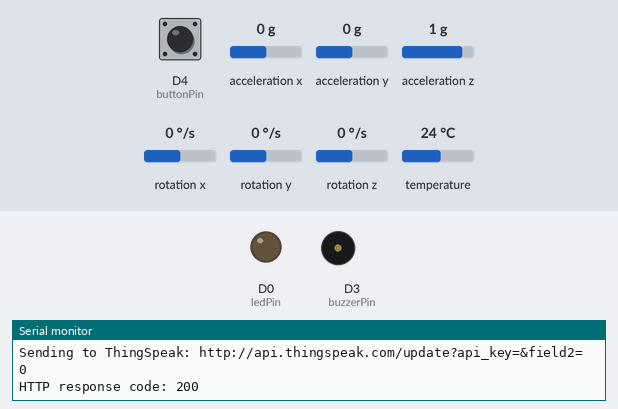
A sketch run on a simulated ESP8266 (NodeMCU). On the bench: output pins drawn as LEDs (lit = HIGH), buzzer (waves = sounding, pin HIGH), the last lines printed to the serial monitor. The inputs (shaded band) are chosen by the test bench; at power-on: acceleration z 1 g, D4 (buttonPin) HIGH, acceleration x 0 g, acceleration y 0 g, rotation x 0 °/s, rotation y 0 °/s, rotation z 0 °/s, temperature 24 °C. WiFi joins after 1.5 s; servers stay silent unless stated; web services answer with replies made up by the test bench.

Above: at 3.2 s.
3.3 s: acceleration z set to 0.6 g
At 4.9 s:
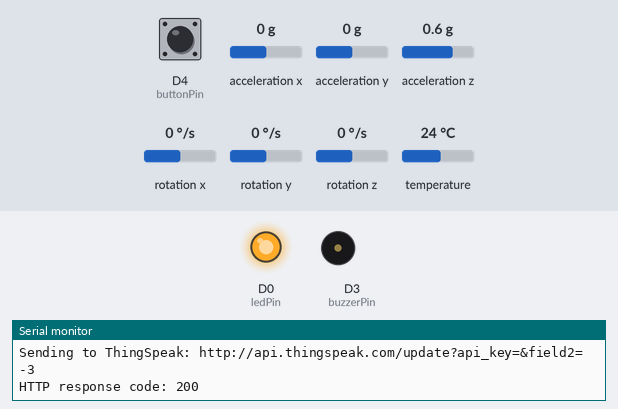
5.5 s: D4 (buttonPin) pulled LOW for 1.1 s
At 9.2 s:
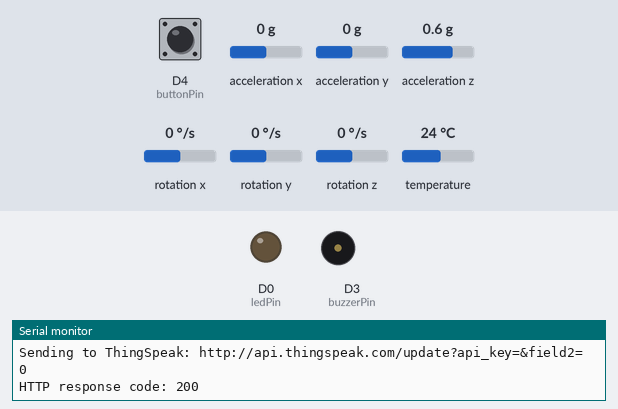
9.5 s: acceleration z set to 0.2 g
At 11.9 s:
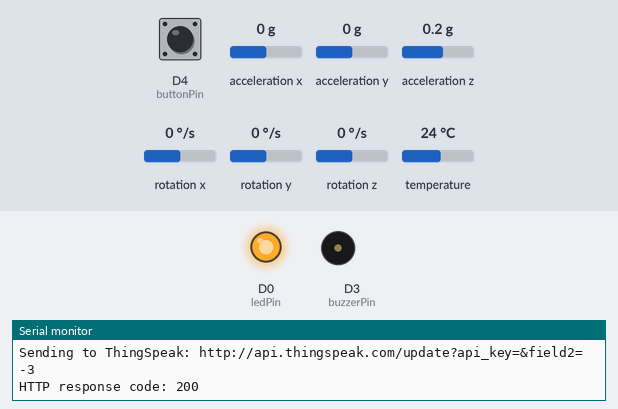
12.2 s: D4 (buttonPin) pulled LOW for 3.2 s
At 15.2 s:
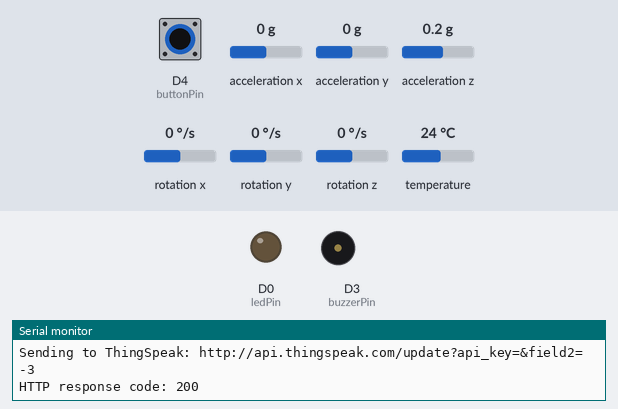
Timing chart, 0 to 16.7 s (numbered marks = the images above; inputs shaded):
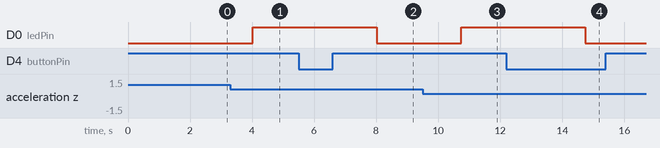

The sketch:

main.ino
```cpp
#include <Adafruit_MPU6050.h>
#include <Adafruit_Sensor.h>
#include <Wire.h>
#include <ESP8266WiFi.h>
#include <ESP8266HTTPClient.h>

Adafruit_MPU6050 mpu;
float past;
bool is_read = 1;
const int ledPin = D0;
const int buzzerPin = D3;
const int buttonPin = D4;
bool buttonPressed = false;
const char *ssid = "SSID";
const char *password = "PASSWORD";
const String apiKey = ""; //Put your API Here
const String server = "api.thingspeak.com";

void buttonInterrupt();
void sendToThingSpeak(int field, int value);

void setup(void) {
  Serial.begin(115200);
  while (!Serial)delay(10);
  if (!mpu.begin()) {
    Serial.println("Failed to find MPU6050 chip");
    while (1) {delay(10);}
  }
  pinMode(ledPin, OUTPUT);
  pinMode(buttonPin, INPUT_PULLUP);
  pinMode(buzzerPin, OUTPUT);
  WiFi.begin(ssid, password);
  while (WiFi.status() != WL_CONNECTED) {
    delay(1000);
    Serial.println("Connecting to WiFi...");
  }
  mpu.setAccelerometerRange(MPU6050_RANGE_8_G);
  mpu.setGyroRange(MPU6050_RANGE_500_DEG);
  mpu.setFilterBandwidth(MPU6050_BAND_5_HZ);
  digitalWrite(ledPin, LOW);
  digitalWrite(buzzerPin, LOW);
  attachInterrupt(digitalPinToInterrupt(buttonPin), buttonInterrupt, CHANGE);
}
bool is_falling = false;
void loop() {
  sensors_event_t a, g, temp;
  mpu.getEvent(&a, &g, &temp);
  sendToThingSpeak(1, a.acceleration.z);
Serial.print("acceleration: ");
Serial.println(a.acceleration.z);
  if(is_read){
    past = a.acceleration.z;
    is_read = 0;
  } else {
    float current = a.acceleration.z;
    float delta = current-past;
    sendToThingSpeak(2, delta);
    if(abs(delta) >= 2.0)is_falling = true;
    if(is_falling){
       digitalWrite(ledPin, HIGH);
       delay(4000);
       if(buttonPressed){
          digitalWrite(ledPin, LOW);
          digitalWrite(buzzerPin,LOW);
          is_falling = false;
          buttonPressed = false;
       } else {
          digitalWrite(buzzerPin,HIGH);
          delay(4000);
       }
    }
    past = current;
  }
  delay(500);
}

void ICACHE_RAM_ATTR buttonInterrupt() {
  buttonPressed = true;
}

void sendToThingSpeak(int field, int value) {
  if (WiFi.status() == WL_CONNECTED) {
    WiFiClient client;
    HTTPClient http;
    String url = "http://" + server + "/update?api_key=" + apiKey + "&field" + String(field)+ "=" + String(value);
    Serial.println("Sending to ThingSpeak: " + url);

    http.begin(client, url);
    int httpCode = http.GET();

    Serial.println("HTTP response code: " + String(httpCode));
    http.end();
  } else {
    Serial.println("WiFi not connected. Cannot send data to ThingSpeak.");
  }
}
```

Measured:
- the behaviour switches between 0.8 and 0.7 g on acceleration z (found by bisection; images 0 and 1)
- the behaviour switches between 0.4 and 0.3 g on acceleration z (found by bisection; images 2 and 3)
- after the input at 3.3 s, D0 (ledPin): LOW → HIGH after 0.72 s
- after the input at 5.5 s, D0 (ledPin): HIGH → LOW after 2.5 s; D3 (buzzerPin): stays LOW (without the input it goes to HIGH after 2.5 s)
- after the input at 9.5 s, D0 (ledPin): LOW → HIGH after 1.2 s
- after the input at 12.2 s, D0 (ledPin): HIGH → LOW after 2.5 s; D3 (buzzerPin): stays LOW (without the input it goes to HIGH after 2.5 s)
